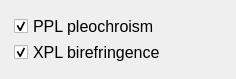
                            <widget class="QWidget" name="scrollAreaWidgetContents_3">
                             <property name="geometry">
                              <rect>
                               <x>0</x>
                               <y>0</y>
                               <width>236</width>
                               <height>67</height>
                              </rect>
                             </property>
                             <layout class="QGridLayout" name="gridLayout_12">
                              <item row="0" column="0">
                               <widget class="QWidget" name="widget_3" native="true">
                                <layout class="QGridLayout" name="gridLayout_13">
                                 <property name="leftMargin">
                                  <number>3</number>
                                 </property>
                                 <property name="topMargin">
                                  <number>3</number>
                                 </property>
                                 <property name="rightMargin">
                                  <number>3</number>
                                 </property>
                                 <property name="bottomMargin">
                                  <number>3</number>
                                 </property>
                                 <property name="horizontalSpacing">
                                  <number>6</number>
                                 </property>
                                 <property name="verticalSpacing">
                                  <number>1</number>
                                 </property>
                                 <item row="0" column="0">
                                  <widget class="QCheckBox" name="checkBox">
                                   <property name="font">
                                    <font>
                                     <family>Arial</family>
                                     <pointsize>12</pointsize>
                                    </font>
                                   </property>
                                   <property name="autoFillBackground">
                                    <bool>false</bool>
                                   </property>
                                   <property name="text">
                                    <string>PPL pleochroism</string>
                                   </property>
                                   <property name="checked">
                                    <bool>true</bool>
                                   </property>
                                  </widget>
                                 </item>
                                 <item row="1" column="0">
                                  <widget class="QCheckBox" name="checkBox_2">
                                   <property name="font">
                                    <font>
                                     <family>Arial</family>
                                     <pointsize>12</pointsize>
                                    </font>
                                   </property>
                                   <property name="text">
                                    <string>XPL birefringence</string>
                                   </property>
                                   <property name="checked">
                                    <bool>true</bool>
                                   </property>
                                  </widget>
                                 </item>
                                </layout>
                               </widget>
                              </item>
                             </layout>
                            </widget>
